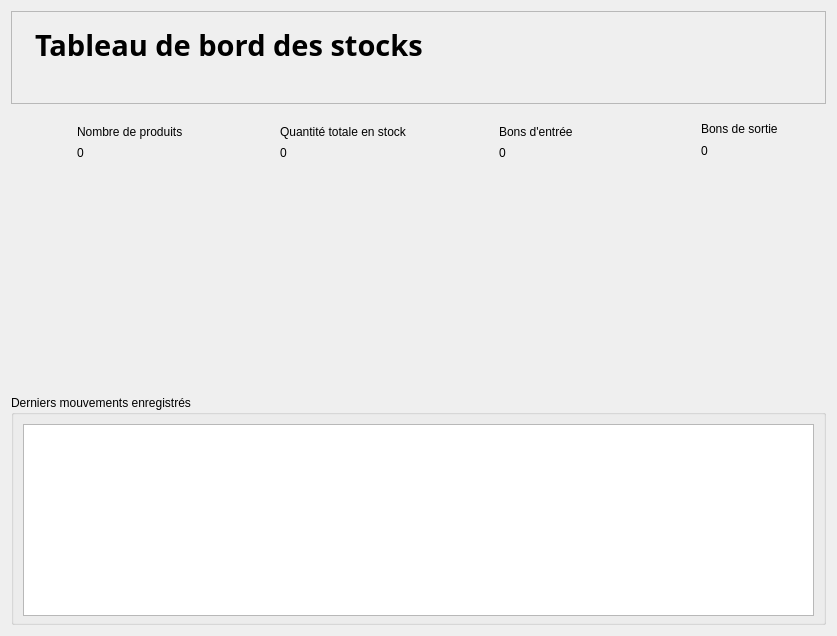
<?xml version="1.0" encoding="UTF-8"?>
<ui version="4.0">
 <class>dashboard</class>
 <widget class="QWidget" name="dashboard">
  <property name="geometry">
   <rect>
    <x>0</x>
    <y>0</y>
    <width>837</width>
    <height>636</height>
   </rect>
  </property>
  <property name="windowTitle">
   <string>Form</string>
  </property>
  <property name="styleSheet">
   <string notr="true">QPushButton{
background: transparent;
border: none;
}</string>
  </property>
  <layout class="QVBoxLayout" name="verticalLayout_2" stretch="0,0,1,0">
   <item>
    <widget class="QFrame" name="frame">
     <property name="minimumSize">
      <size>
       <width>0</width>
       <height>60</height>
      </size>
     </property>
     <property name="styleSheet">
      <string notr="true">padding: 2px 3px;</string>
     </property>
     <property name="frameShape">
      <enum>QFrame::Shape::StyledPanel</enum>
     </property>
     <property name="frameShadow">
      <enum>QFrame::Shadow::Raised</enum>
     </property>
     <layout class="QVBoxLayout" name="verticalLayout">
      <item>
       <widget class="QLabel" name="label">
        <property name="font">
         <font>
          <family>Montserrat</family>
          <pointsize>22</pointsize>
          <bold>true</bold>
         </font>
        </property>
        <property name="text">
         <string>Tableau de bord des stocks</string>
        </property>
       </widget>
      </item>
      <item>
       <widget class="QLabel" name="stats">
        <property name="font">
         <font>
          <family>Montserrat</family>
          <pointsize>8</pointsize>
          <kerning>false</kerning>
         </font>
        </property>
        <property name="text">
         <string/>
        </property>
       </widget>
      </item>
     </layout>
    </widget>
   </item>
   <item>
    <layout class="QGridLayout" name="grille">
     <property name="spacing">
      <number>12</number>
     </property>
     <item row="0" column="0">
      <widget class="QWidget" name="carte_produits" native="true">
       <property name="styleSheet">
        <string notr="true"/>
       </property>
       <layout class="QHBoxLayout" name="layout_carte_produits">
        <property name="spacing">
         <number>12</number>
        </property>
        <property name="leftMargin">
         <number>14</number>
        </property>
        <property name="topMargin">
         <number>12</number>
        </property>
        <property name="rightMargin">
         <number>14</number>
        </property>
        <property name="bottomMargin">
         <number>12</number>
        </property>
        <item>
         <widget class="QLabel" name="tile_ico_produits">
          <property name="minimumSize">
           <size>
            <width>40</width>
            <height>40</height>
           </size>
          </property>
          <property name="maximumSize">
           <size>
            <width>40</width>
            <height>40</height>
           </size>
          </property>
          <property name="text">
           <string/>
          </property>
          <property name="alignment">
           <set>Qt::AlignmentFlag::AlignCenter</set>
          </property>
         </widget>
        </item>
        <item>
         <layout class="QVBoxLayout" name="colonne_produits">
          <property name="spacing">
           <number>3</number>
          </property>
          <item>
           <widget class="QLabel" name="titre_produits">
            <property name="text">
             <string>Nombre de produits</string>
            </property>
           </widget>
          </item>
          <item>
           <widget class="QLabel" name="valeur_produits">
            <property name="text">
             <string>0</string>
            </property>
           </widget>
          </item>
         </layout>
        </item>
       </layout>
      </widget>
     </item>
     <item row="0" column="1">
      <widget class="QWidget" name="carte_stock" native="true">
       <layout class="QHBoxLayout" name="layout_carte_stock">
        <property name="spacing">
         <number>12</number>
        </property>
        <property name="leftMargin">
         <number>14</number>
        </property>
        <property name="topMargin">
         <number>12</number>
        </property>
        <property name="rightMargin">
         <number>14</number>
        </property>
        <property name="bottomMargin">
         <number>12</number>
        </property>
        <item>
         <widget class="QLabel" name="tile_ico_stock">
          <property name="minimumSize">
           <size>
            <width>40</width>
            <height>40</height>
           </size>
          </property>
          <property name="maximumSize">
           <size>
            <width>40</width>
            <height>40</height>
           </size>
          </property>
          <property name="text">
           <string/>
          </property>
          <property name="alignment">
           <set>Qt::AlignmentFlag::AlignCenter</set>
          </property>
         </widget>
        </item>
        <item>
         <layout class="QVBoxLayout" name="colonne_stock">
          <property name="spacing">
           <number>3</number>
          </property>
          <item>
           <widget class="QLabel" name="titre_stock">
            <property name="text">
             <string>Quantité totale en stock</string>
            </property>
           </widget>
          </item>
          <item>
           <widget class="QLabel" name="valeur_stock">
            <property name="text">
             <string>0</string>
            </property>
           </widget>
          </item>
         </layout>
        </item>
       </layout>
      </widget>
     </item>
     <item row="0" column="2">
      <widget class="QWidget" name="carte_entrees" native="true">
       <layout class="QHBoxLayout" name="layout_carte_entrees">
        <property name="spacing">
         <number>12</number>
        </property>
        <property name="leftMargin">
         <number>14</number>
        </property>
        <property name="topMargin">
         <number>12</number>
        </property>
        <property name="rightMargin">
         <number>14</number>
        </property>
        <property name="bottomMargin">
         <number>12</number>
        </property>
        <item>
         <widget class="QLabel" name="tile_ico_entrees">
          <property name="minimumSize">
           <size>
            <width>40</width>
            <height>40</height>
           </size>
          </property>
          <property name="maximumSize">
           <size>
            <width>40</width>
            <height>40</height>
           </size>
          </property>
          <property name="text">
           <string/>
          </property>
          <property name="alignment">
           <set>Qt::AlignmentFlag::AlignCenter</set>
          </property>
         </widget>
        </item>
        <item>
         <layout class="QVBoxLayout" name="colonne_entrees">
          <property name="spacing">
           <number>3</number>
          </property>
          <item>
           <widget class="QLabel" name="titre_entrees">
            <property name="text">
             <string>Bons d'entrée</string>
            </property>
           </widget>
          </item>
          <item>
           <widget class="QLabel" name="valeur_entrees">
            <property name="text">
             <string>0</string>
            </property>
           </widget>
          </item>
         </layout>
        </item>
       </layout>
      </widget>
     </item>
     <item row="0" column="3">
      <widget class="QWidget" name="carte_sorties" native="true">
       <layout class="QHBoxLayout" name="layout_carte_sorties">
        <property name="spacing">
         <number>12</number>
        </property>
        <property name="leftMargin">
         <number>14</number>
        </property>
        <property name="topMargin">
         <number>12</number>
        </property>
        <property name="rightMargin">
         <number>14</number>
        </property>
        <property name="bottomMargin">
         <number>12</number>
        </property>
        <item>
         <widget class="QLabel" name="tile_ico_sorties">
          <property name="minimumSize">
           <size>
            <width>40</width>
            <height>40</height>
           </size>
          </property>
          <property name="maximumSize">
           <size>
            <width>40</width>
            <height>40</height>
           </size>
          </property>
          <property name="text">
           <string/>
          </property>
          <property name="alignment">
           <set>Qt::AlignmentFlag::AlignCenter</set>
          </property>
         </widget>
        </item>
        <item>
         <layout class="QVBoxLayout" name="colonne_sorties" stretch="0,3">
          <property name="spacing">
           <number>3</number>
          </property>
          <property name="sizeConstraint">
           <enum>QLayout::SizeConstraint::SetDefaultConstraint</enum>
          </property>
          <item>
           <widget class="QLabel" name="titre_sorties">
            <property name="text">
             <string>Bons de sortie</string>
            </property>
           </widget>
          </item>
          <item>
           <widget class="QLabel" name="valeur_sorties">
            <property name="text">
             <string>0</string>
            </property>
           </widget>
          </item>
         </layout>
        </item>
       </layout>
      </widget>
     </item>
    </layout>
   </item>
   <item>
    <layout class="QHBoxLayout" name="ligne_graphiques" stretch="1,1">
     <property name="spacing">
      <number>12</number>
     </property>
     <item>
      <widget class="QWidget" name="cadre_histogramme" native="true">
       <layout class="QVBoxLayout" name="layout_cadre_histogramme">
        <property name="leftMargin">
         <number>6</number>
        </property>
        <property name="topMargin">
         <number>6</number>
        </property>
        <property name="rightMargin">
         <number>6</number>
        </property>
        <property name="bottomMargin">
         <number>6</number>
        </property>
        <item>
         <widget class="HistogramWidget" name="histogramme"/>
        </item>
       </layout>
      </widget>
     </item>
     <item>
      <widget class="QWidget" name="cadre_camembert" native="true">
       <layout class="QVBoxLayout" name="layout_cadre_camembert">
        <property name="leftMargin">
         <number>6</number>
        </property>
        <property name="topMargin">
         <number>4</number>
        </property>
        <property name="rightMargin">
         <number>6</number>
        </property>
        <property name="bottomMargin">
         <number>6</number>
        </property>
        <item>
         <widget class="PieChartWidget" name="camembert" native="true"/>
        </item>
       </layout>
      </widget>
     </item>
    </layout>
   </item>
   <item>
    <widget class="QGroupBox" name="bloc_mouvements">
     <property name="title">
      <string>Derniers mouvements enregistrés</string>
     </property>
     <layout class="QVBoxLayout" name="layout_mouvements">
      <property name="bottomMargin">
       <number>6</number>
      </property>
      <item>
       <widget class="QListWidget" name="derniers_mouvements">
        <property name="minimumSize">
         <size>
          <width>0</width>
          <height>150</height>
         </size>
        </property>
       </widget>
      </item>
     </layout>
    </widget>
   </item>
  </layout>
 </widget>
 <customwidgets>
  <customwidget>
   <class>PieChartWidget</class>
   <extends>QWidget</extends>
   <header location="global">views.graphics</header>
   <container>1</container>
  </customwidget>
  <customwidget>
   <class>HistogramWidget</class>
   <extends>QFrame</extends>
   <header location="global">views.graphics</header>
   <container>1</container>
  </customwidget>
 </customwidgets>
 <resources>
  <include location="../assets/resources.qrc"/>
 </resources>
 <connections/>
</ui>
